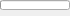
<?xml version="1.0" encoding="UTF-8"?>
<ui version="4.0">
 <class>ProgressWidget</class>
 <widget class="QWidget" name="ProgressWidget">
  <property name="geometry">
   <rect>
    <x>0</x>
    <y>0</y>
    <width>70</width>
    <height>16</height>
   </rect>
  </property>
  <property name="windowTitle">
   <string>Form</string>
  </property>
  <widget class="QProgressBar" name="progressBar">
   <property name="geometry">
    <rect>
     <x>0</x>
     <y>0</y>
     <width>70</width>
     <height>10</height>
    </rect>
   </property>
   <property name="value">
    <number>0</number>
   </property>
   <property name="textVisible">
    <bool>false</bool>
   </property>
  </widget>
 </widget>
 <resources/>
 <connections/>
</ui>
